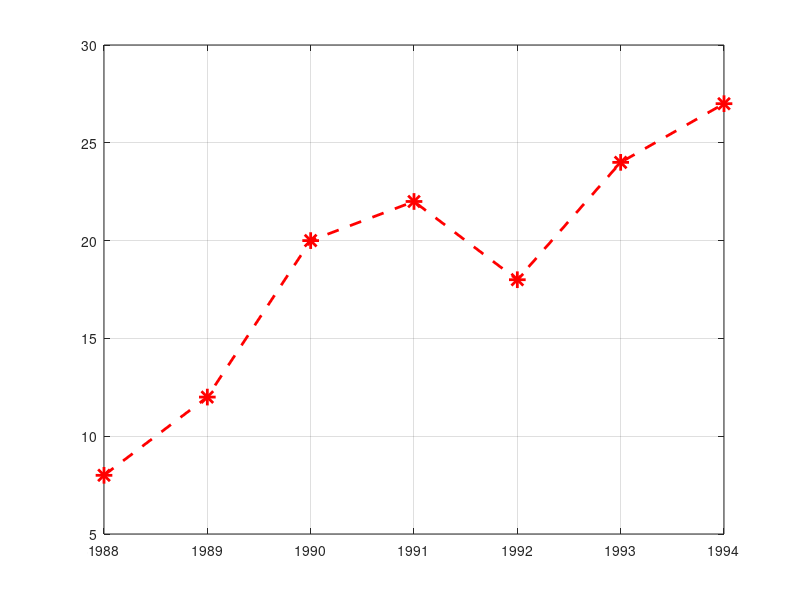

Write the MATLAB code that produced this figure.
clc;
clear all;

yr=[1988:1994];
sales=[8 12 20 22 18 24 27];
plot(yr,sales, '--r*','LineWidth',2, 'MarkerSize', 12)
grid on;